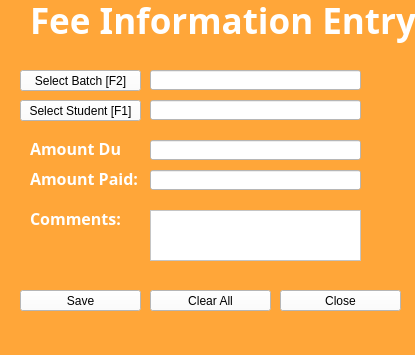
<?xml version="1.0" encoding="UTF-8"?>
<ui version="4.0">
 <class>MainWindow</class>
 <widget class="QMainWindow" name="MainWindow">
  <property name="geometry">
   <rect>
    <x>0</x>
    <y>0</y>
    <width>415</width>
    <height>355</height>
   </rect>
  </property>
  <property name="windowTitle">
   <string>Fee Information</string>
  </property>
  <property name="styleSheet">
   <string notr="true">background-color: rgb(255, 166, 57);</string>
  </property>
  <widget class="QWidget" name="centralwidget">
   <widget class="QLabel" name="label">
    <property name="geometry">
     <rect>
      <x>30</x>
      <y>-20</y>
      <width>651</width>
      <height>81</height>
     </rect>
    </property>
    <property name="font">
     <font>
      <family>Berlin Sans FB Demi</family>
      <pointsize>26</pointsize>
      <weight>75</weight>
      <bold>true</bold>
     </font>
    </property>
    <property name="styleSheet">
     <string notr="true">color: rgb(255, 255, 255);</string>
    </property>
    <property name="text">
     <string>Fee Information Entry</string>
    </property>
   </widget>
   <widget class="QPushButton" name="btn_select">
    <property name="geometry">
     <rect>
      <x>20</x>
      <y>100</y>
      <width>121</width>
      <height>21</height>
     </rect>
    </property>
    <property name="styleSheet">
     <string notr="true">background-color: rgb(255, 255, 255);</string>
    </property>
    <property name="text">
     <string>Select Student [F1]</string>
    </property>
   </widget>
   <widget class="QLineEdit" name="lne_fname">
    <property name="geometry">
     <rect>
      <x>150</x>
      <y>100</y>
      <width>211</width>
      <height>20</height>
     </rect>
    </property>
    <property name="styleSheet">
     <string notr="true">background-color: rgb(255, 255, 255);</string>
    </property>
    <property name="text">
     <string/>
    </property>
    <property name="readOnly">
     <bool>true</bool>
    </property>
   </widget>
   <widget class="QPushButton" name="btn_selectb">
    <property name="geometry">
     <rect>
      <x>20</x>
      <y>70</y>
      <width>121</width>
      <height>21</height>
     </rect>
    </property>
    <property name="styleSheet">
     <string notr="true">background-color: rgb(255, 255, 255);</string>
    </property>
    <property name="text">
     <string>Select Batch [F2]</string>
    </property>
   </widget>
   <widget class="QLineEdit" name="lne_adue">
    <property name="geometry">
     <rect>
      <x>150</x>
      <y>140</y>
      <width>211</width>
      <height>20</height>
     </rect>
    </property>
    <property name="styleSheet">
     <string notr="true">background-color: rgb(255, 255, 255);</string>
    </property>
   </widget>
   <widget class="QLabel" name="label_3">
    <property name="geometry">
     <rect>
      <x>30</x>
      <y>140</y>
      <width>91</width>
      <height>16</height>
     </rect>
    </property>
    <property name="font">
     <font>
      <family>Berlin Sans FB Demi</family>
      <pointsize>12</pointsize>
      <weight>75</weight>
      <bold>true</bold>
     </font>
    </property>
    <property name="styleSheet">
     <string notr="true">color: rgb(255, 255, 255);</string>
    </property>
    <property name="text">
     <string>Amount Due:</string>
    </property>
   </widget>
   <widget class="QLabel" name="label_4">
    <property name="geometry">
     <rect>
      <x>30</x>
      <y>170</y>
      <width>121</width>
      <height>16</height>
     </rect>
    </property>
    <property name="font">
     <font>
      <family>Berlin Sans FB Demi</family>
      <pointsize>12</pointsize>
      <weight>75</weight>
      <bold>true</bold>
     </font>
    </property>
    <property name="styleSheet">
     <string notr="true">color: rgb(255, 255, 255);</string>
    </property>
    <property name="text">
     <string>Amount Paid:</string>
    </property>
   </widget>
   <widget class="QLineEdit" name="lne_apaid">
    <property name="geometry">
     <rect>
      <x>150</x>
      <y>170</y>
      <width>211</width>
      <height>20</height>
     </rect>
    </property>
    <property name="styleSheet">
     <string notr="true">background-color: rgb(255, 255, 255);</string>
    </property>
   </widget>
   <widget class="QLabel" name="label_5">
    <property name="geometry">
     <rect>
      <x>30</x>
      <y>210</y>
      <width>121</width>
      <height>16</height>
     </rect>
    </property>
    <property name="font">
     <font>
      <family>Berlin Sans FB Demi</family>
      <pointsize>12</pointsize>
      <weight>75</weight>
      <bold>true</bold>
     </font>
    </property>
    <property name="styleSheet">
     <string notr="true">color: rgb(255, 255, 255);</string>
    </property>
    <property name="text">
     <string>Comments:</string>
    </property>
   </widget>
   <widget class="QTextEdit" name="lne_comments">
    <property name="geometry">
     <rect>
      <x>150</x>
      <y>210</y>
      <width>211</width>
      <height>51</height>
     </rect>
    </property>
    <property name="styleSheet">
     <string notr="true">background-color: rgb(255, 255, 255);</string>
    </property>
    <property name="html">
     <string>&lt;!DOCTYPE HTML PUBLIC &quot;-//W3C//DTD HTML 4.0//EN&quot; &quot;http://www.w3.org/TR/REC-html40/strict.dtd&quot;&gt;
&lt;html&gt;&lt;head&gt;&lt;meta name=&quot;qrichtext&quot; content=&quot;1&quot; /&gt;&lt;style type=&quot;text/css&quot;&gt;
p, li { white-space: pre-wrap; }
&lt;/style&gt;&lt;/head&gt;&lt;body style=&quot; font-family:'MS Shell Dlg 2'; font-size:8.25pt; font-weight:400; font-style:normal;&quot;&gt;
&lt;p style=&quot;-qt-paragraph-type:empty; margin-top:0px; margin-bottom:0px; margin-left:0px; margin-right:0px; -qt-block-indent:0; text-indent:0px; font-size:8pt;&quot;&gt;&lt;br /&gt;&lt;/p&gt;&lt;/body&gt;&lt;/html&gt;</string>
    </property>
   </widget>
   <widget class="QPushButton" name="btn_select_3">
    <property name="geometry">
     <rect>
      <x>280</x>
      <y>290</y>
      <width>121</width>
      <height>21</height>
     </rect>
    </property>
    <property name="styleSheet">
     <string notr="true">background-color: rgb(255, 255, 255);</string>
    </property>
    <property name="text">
     <string>Close</string>
    </property>
   </widget>
   <widget class="QPushButton" name="btn_clear">
    <property name="geometry">
     <rect>
      <x>150</x>
      <y>290</y>
      <width>121</width>
      <height>21</height>
     </rect>
    </property>
    <property name="styleSheet">
     <string notr="true">background-color: rgb(255, 255, 255);</string>
    </property>
    <property name="text">
     <string>Clear All</string>
    </property>
   </widget>
   <widget class="QPushButton" name="btn_ok">
    <property name="geometry">
     <rect>
      <x>20</x>
      <y>290</y>
      <width>121</width>
      <height>21</height>
     </rect>
    </property>
    <property name="styleSheet">
     <string notr="true">background-color: rgb(255, 255, 255);</string>
    </property>
    <property name="text">
     <string>Save</string>
    </property>
   </widget>
   <widget class="QLineEdit" name="lne_bname">
    <property name="geometry">
     <rect>
      <x>150</x>
      <y>70</y>
      <width>211</width>
      <height>20</height>
     </rect>
    </property>
    <property name="styleSheet">
     <string notr="true">background-color: rgb(255, 255, 255);</string>
    </property>
    <property name="text">
     <string/>
    </property>
    <property name="readOnly">
     <bool>true</bool>
    </property>
   </widget>
  </widget>
  <widget class="QMenuBar" name="menubar">
   <property name="geometry">
    <rect>
     <x>0</x>
     <y>0</y>
     <width>415</width>
     <height>21</height>
    </rect>
   </property>
  </widget>
  <widget class="QStatusBar" name="statusbar"/>
 </widget>
 <resources/>
 <connections>
  <connection>
   <sender>btn_select_3</sender>
   <signal>clicked()</signal>
   <receiver>MainWindow</receiver>
   <slot>close()</slot>
   <hints>
    <hint type="sourcelabel">
     <x>366</x>
     <y>316</y>
    </hint>
    <hint type="destinationlabel">
     <x>403</x>
     <y>219</y>
    </hint>
   </hints>
  </connection>
 </connections>
</ui>
